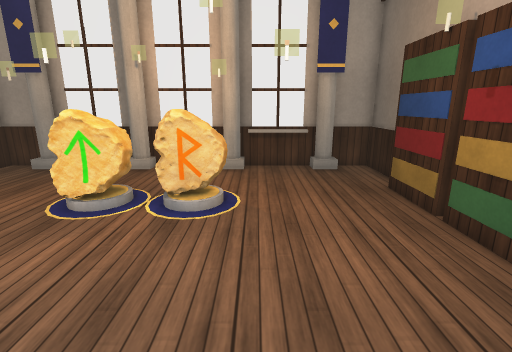
view 1 (above)

12 first-person views from a walk through a 3-D level made in the Unity game engine. The camera is 1.5 m above the floor, tilts 14° down and sees 85° across. The floor is counted in squares, 0.5 m on a side. Each view is taken from the middle of a square. On the plan, view 1 faces up. The plan holds only what a view shows up to about 20 squares ahead; the rest is blank. Some animated figures are not drawn. Some surface patterns are stand-ins.

view 2
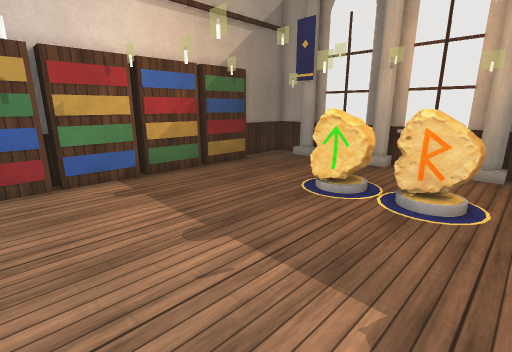

view 3
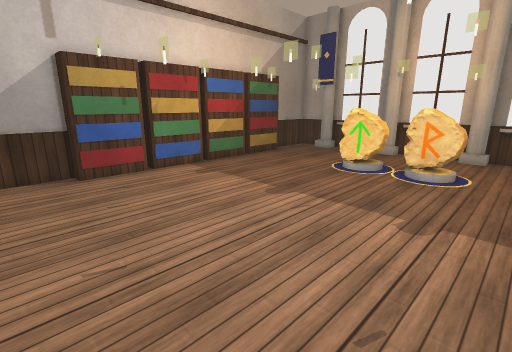

view 4
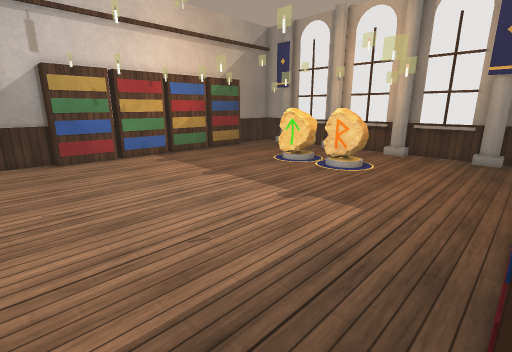

view 5
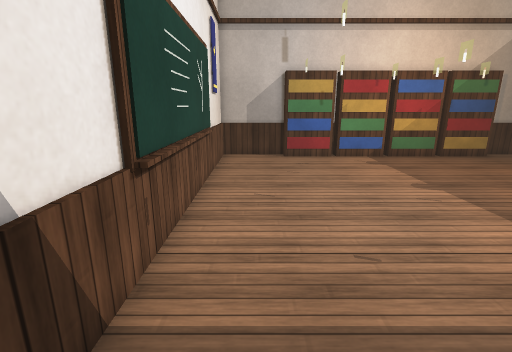

view 6
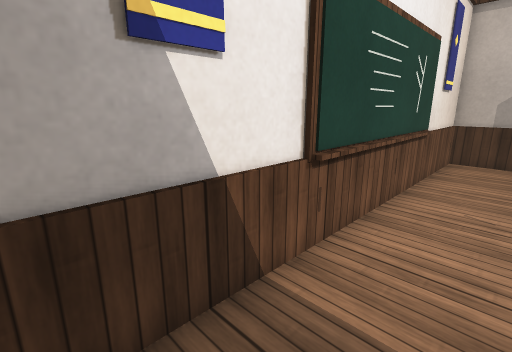

view 7
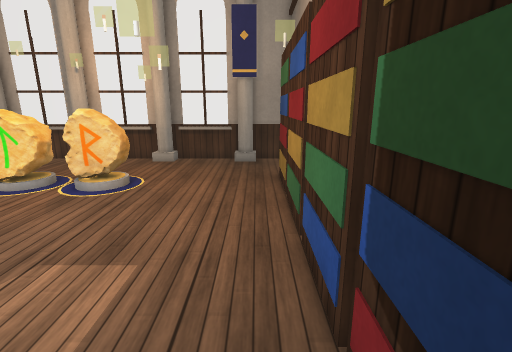

view 8
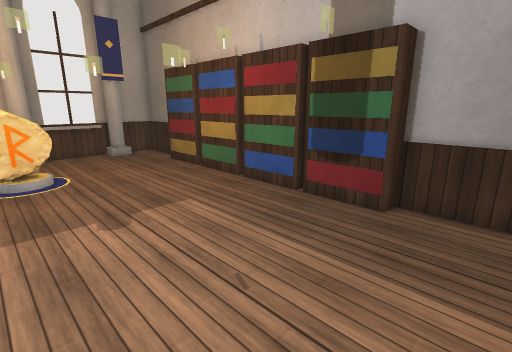

view 9
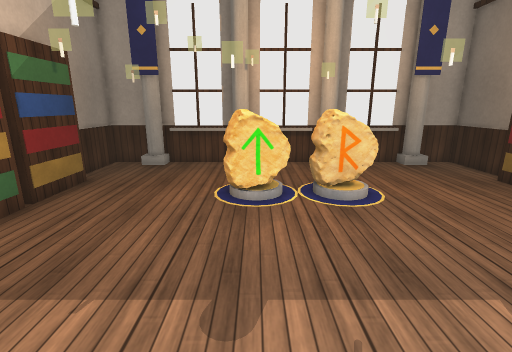

view 10
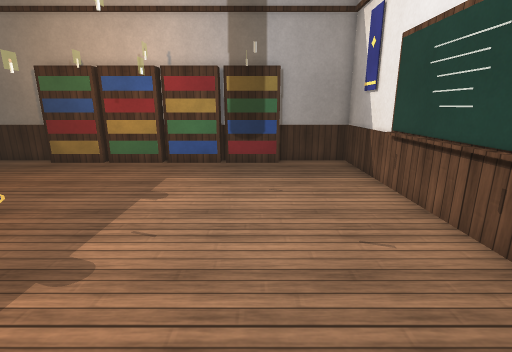

view 11
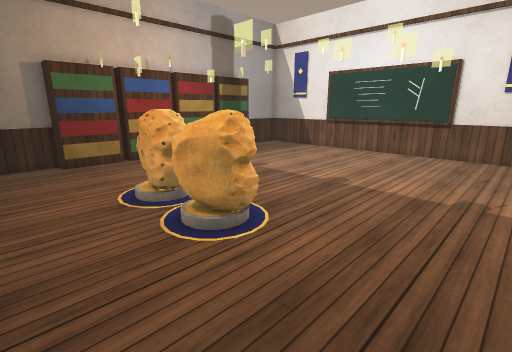

view 12
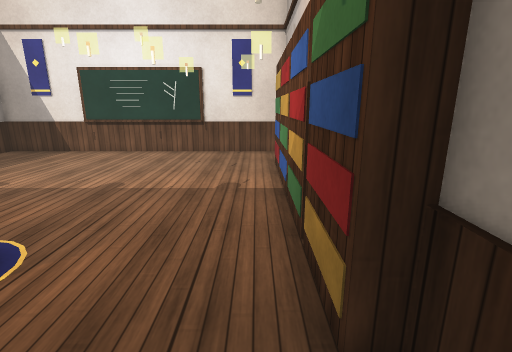

### Floor plan
Key: @ floor where view 1 was taken; # wall or solid block; . floor; = window, fence, low wall or low ledge; ^ raised ledge; O other object.
Columns run from 13 left of view 1 to 6 right of it. Each row starts with its distance up from view 1.
 14 ####################
 13 #..................#
 12 #..................#
 11 #..................#
 10 ##................##
  9  #.....#^##=#.....#
  8  #.....OOOOO#.....#
  7 ##................##
  6  #................#
  5  #................#
  4 ##................##
  3  #................#
  2  #................#
  1 ##................##
  0  #...........@....#
 -1  #................#
 -2 ##................##
 -3 #..................#
 -4 #..................#
 -5 #..................#
 -6 ####################

Where each view was taken, in squares from view 1:
view 1: 0 up, 0 right, facing up
view 2: 1 down, 0 right, facing up-left
view 3: 5 down, 1 right, facing up-left
view 4: 5 down, 5 right, facing up-left
view 5: 4 down, 5 right, facing left
view 6: 3 down, 5 right, facing down-left
view 7: 2 down, 4 right, facing up
view 8: 5 down, 3 left, facing up-right
view 9: 1 down, 5 left, facing up
view 10: 1 down, 10 left, facing right
view 11: 13 up, 11 left, facing down-right
view 12: 13 up, 11 left, facing down
